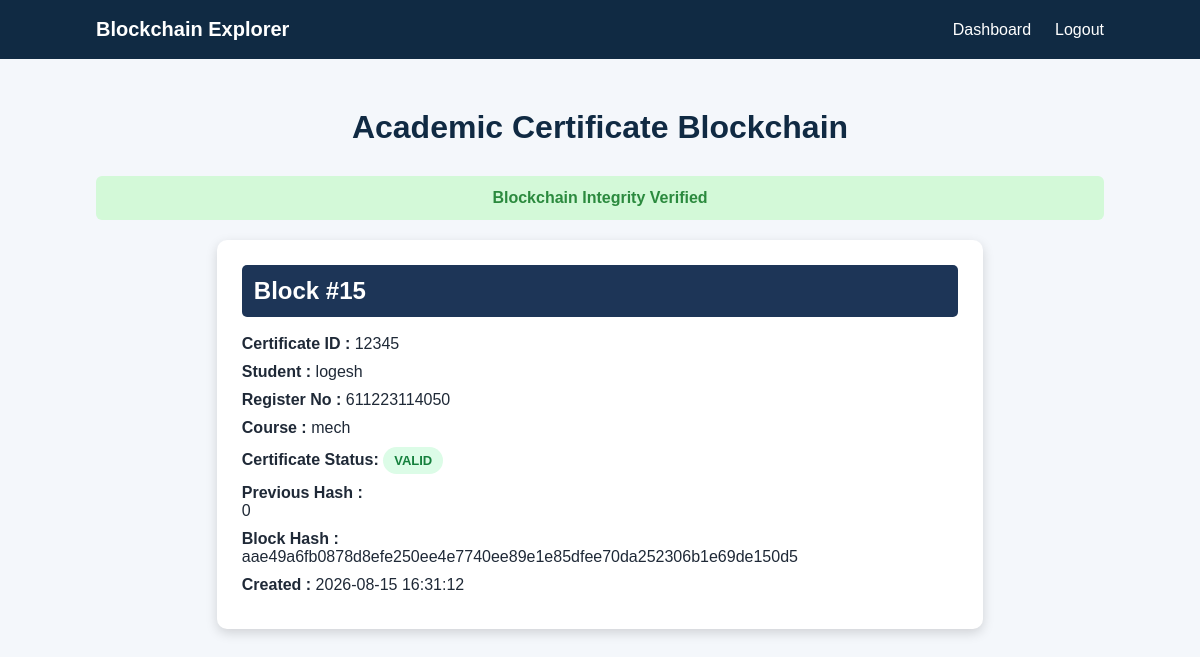
Page /blockchain (signed in) on the earlier database version.
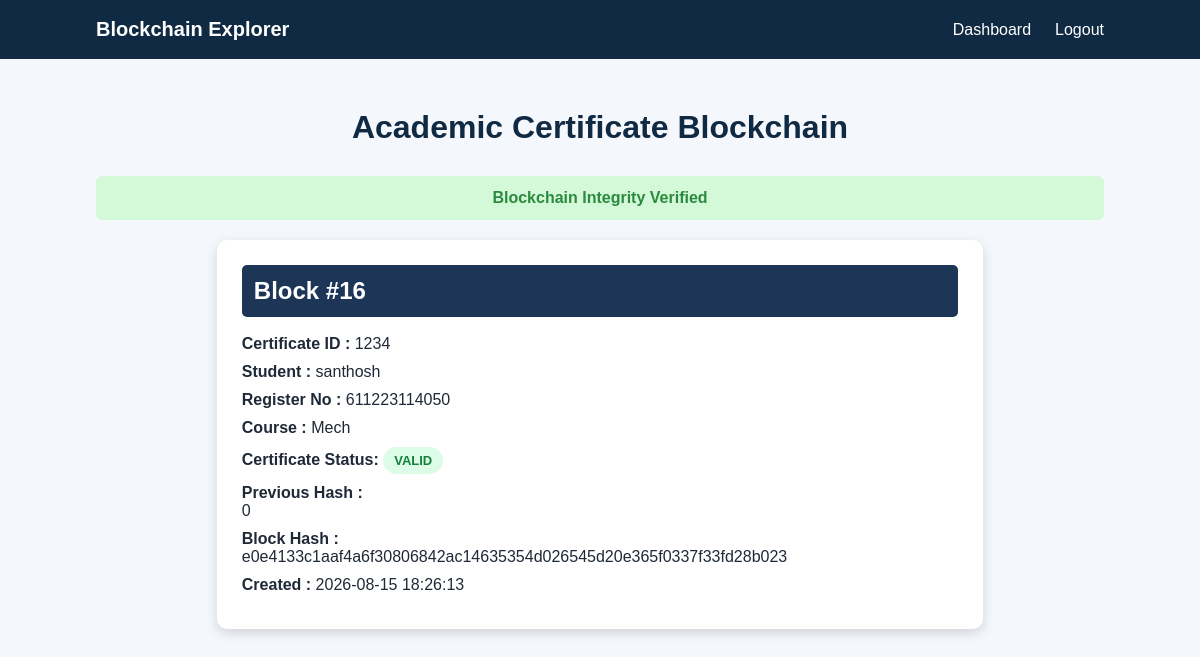
Same page on the later database version.
### tables this page shows
CREATE TABLE certificates (
            id INTEGER PRIMARY KEY AUTOINCREMENT,
            certificate_id TEXT UNIQUE NOT NULL,
            student_name TEXT NOT NULL,
            register_number TEXT NOT NULL,
            course TEXT NOT NULL,
            institution TEXT NOT NULL,
            issue_date TEXT NOT NULL,
            file_name TEXT NOT NULL,
            qr_code TEXT NOT NULL,
            certificate_hash TEXT NOT NULL,
            previous_hash TEXT NOT NULL,
            block_hash TEXT NOT NULL,
            created_at TEXT NOT NULL
        , status TEXT NOT NULL DEFAULT 'VALID', revoked_at TEXT, admin_id INTEGER);

### app.py (the view)
@app.route("/blockchain")
def blockchain_records():
    if "admin" not in session:
        return redirect(url_for("login"))
    certificates = get_all_certificates()
    chain_valid = verify_blockchain_integrity()
    return render_template(
        "blockchain.html",
        certificates=certificates,
        chain_valid=chain_valid
    )

### blockchain.py (called while the page is built)
def generate_block_hash(
    certificate_id,
    student_name,
    register_number,
    course,
    institution,
    issue_date,
    certificate_hash,
    previous_hash,
    timestamp
):
    block_data = {
        "certificate_id": certificate_id,
        "student_name": student_name,
        "register_number": register_number,
        "course": course,
        "institution": institution,
        "issue_date": issue_date,
        "certificate_hash": certificate_hash,
        "previous_hash": previous_hash,
        "timestamp": timestamp
    }
    block_string = json.dumps(
        block_data,
        sort_keys=True
    ).encode()
    return hashlib.sha256(block_string).hexdigest()

### database.py (called while the page is built)
def get_connection():
    connection = sqlite3.connect(DATABASE_NAME)
    connection.row_factory = sqlite3.Row
    return connection

def get_all_certificates():
    connection = get_connection()
    cursor = connection.cursor()
    cursor.execute(
        """
        SELECT *
        FROM certificates
        ORDER BY id ASC
        """
    )
    certificates = cursor.fetchall()
    connection.close()
    return certificates

def verify_blockchain_integrity():
    certificates = get_all_certificates()
    previous_hash = "0"
    for certificate in certificates:
        recalculated_hash = generate_block_hash(
            certificate["certificate_id"],
            certificate["student_name"],
            certificate["register_number"],
            certificate["course"],
            certificate["institution"],
            certificate["issue_date"],
            certificate["certificate_hash"],
            certificate["previous_hash"],
            certificate["created_at"]
        )
        if certificate["previous_hash"] != previous_hash:
            return False
        if certificate["block_hash"] != recalculated_hash:
            return False
        previous_hash = certificate["block_hash"]
    return True

### templates/blockchain.html (shortened to what this page needs)
<!DOCTYPE html>
<html>
<head>
<link
rel="stylesheet"
href="{{ url_for('static', filename='style.css') }}"
>
</head>
<body>
<header class="navbar">
<div class="logo">
Blockchain Explorer
</div>
<nav>
<a href="/dashboard">
Dashboard
</a>
<a href="/logout">
Logout
</a>
</nav>
</header>
<div class="blockchain-section">
<h1>Academic Certificate Blockchain</h1>
{% if chain_valid %}
<div class="success-message">
Blockchain Integrity Verified
</div>
{% else %}
<div class="error-message">
Blockchain Integrity Failed
</div>
{% endif %}
<div class="chain-container">
{% for certificate in certificates %}
<div class="block-card">
<h2>
Block #{{ certificate["id"] }}
</h2>
<p>
<strong>Certificate ID :</strong>
{{ certificate["certificate_id"] }}
</p>
<p>
<strong>Student :</strong>
{{ certificate["student_name"] }}
</p>
<p>
<strong>Register No :</strong>
{{ certificate["register_number"] }}
</p>
<p>
<strong>Course :</strong>
{{ certificate["course"] }}
</p>
<p>
    <strong>Certificate Status:</strong>
    {% if certificate["status"] == "REVOKED" %}
        <span class="status-revoked">
            REVOKED
        </span>
    {% else %}
        <span class="status-valid">
            VALID
        </span>
    {% endif %}
</p>
<p>
<strong>Previous Hash :</strong>
<br>
{{ certificate["previous_hash"] }}
</p>
<p>
<strong>Block Hash :</strong>
<br>
{{ certificate["block_hash"] }}
</p>
<p>
<strong>Created :</strong>
{{ certificate["created_at"] }}
</p>
</div>
{% endfor %}
</div>
</div>
</body>
</html>

### static/style.css (style rules this page uses)
* { margin: 0; padding: 0; box-sizing: border-box; }
body { font-family: Arial, sans-serif; background: #f4f7fb; color: #1f2937; }
.navbar { background: #102a43; color: white; padding: 18px 8%; display: flex; justify-content: space-between; align-items: center; }
.logo { font-size: 20px; font-weight: bold; }
.navbar nav { display: flex; gap: 24px; }
.navbar a { color: white; text-decoration: none; font-weight: 500; }
.success-message { background: #d3f9d8; color: #2b8a3e; padding: 13px; border-radius: 6px; margin-bottom: 18px; text-align: center; font-weight: bold; }
.blockchain-section { min-height: 85vh; padding: 50px 8%; }
.blockchain-section > h1 { text-align: center; color: #102a43; margin-bottom: 30px; }
.block-card { background: white; padding: 25px; border-radius: 10px; box-shadow: 0 4px 14px rgba(0, 0, 0, 0.08); }
.block-card h2 { color: #1d4ed8; margin-bottom: 18px; }
.block-card p { margin-bottom: 10px; }
.chain-container { width:80%; margin:auto; }
.block-card { background:white; padding:25px; margin:20px; border-radius:10px; box-shadow:0 4px 12px rgba(0,0,0,0.15); }
.block-card h2 { background:#1d3557; color:white; padding:12px; border-radius:5px; }
.status-valid { display: inline-block; padding: 6px 11px; background: #dcfce7; color: #15803d; border-radius: 20px; font-size: 13px; font-weight: bold; }

Differences in the rows shown:
removed certificates: id "15", certificate_id "12345", student_name "logesh", register_number "611223114050", course "mech", status "VALID", previous_hash "0", block_hash "aae49a6fb0878d8efe250ee4e7740ee89e1e85dfee70da252306b1e69de150d5", created_at "2026-08-15 16:31:12"
added certificates: id "16", certificate_id "1234", student_name "santhosh", register_number "611223114050", course "Mech", status "VALID", previous_hash "0", block_hash "e0e4133c1aaf4a6f30806842ac14635354d026545d20e365f0337f33fd28b023", created_at "2026-08-15 18:26:13"
